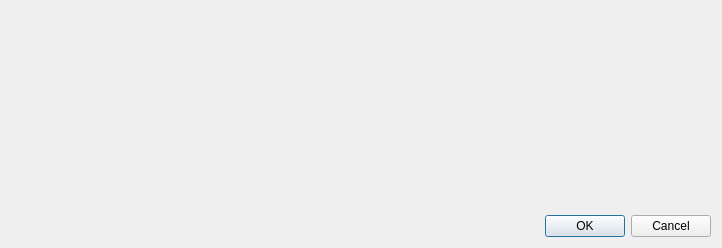
<?xml version="1.0" encoding="UTF-8"?>
<ui version="4.0">
 <class>Dialog</class>
 <widget class="QDialog" name="Dialog">
  <property name="geometry">
   <rect>
    <x>0</x>
    <y>0</y>
    <width>722</width>
    <height>248</height>
   </rect>
  </property>
  <property name="windowTitle">
   <string>Dialog</string>
  </property>
  <layout class="QGridLayout" name="gridLayout">
   <item row="2" column="0">
    <widget class="QDialogButtonBox" name="buttonBox">
     <property name="orientation">
      <enum>Qt::Horizontal</enum>
     </property>
     <property name="standardButtons">
      <set>QDialogButtonBox::Cancel|QDialogButtonBox::Ok</set>
     </property>
    </widget>
   </item>
   <item row="0" column="0">
    <layout class="QVBoxLayout" name="verticalLayout_2">
     <item>
      <widget class="QWidget" name="widget" native="true"/>
     </item>
    </layout>
   </item>
  </layout>
 </widget>
 <resources/>
 <connections>
  <connection>
   <sender>buttonBox</sender>
   <signal>accepted()</signal>
   <receiver>Dialog</receiver>
   <slot>accept()</slot>
   <hints>
    <hint type="sourcelabel">
     <x>248</x>
     <y>254</y>
    </hint>
    <hint type="destinationlabel">
     <x>157</x>
     <y>274</y>
    </hint>
   </hints>
  </connection>
  <connection>
   <sender>buttonBox</sender>
   <signal>rejected()</signal>
   <receiver>Dialog</receiver>
   <slot>reject()</slot>
   <hints>
    <hint type="sourcelabel">
     <x>316</x>
     <y>260</y>
    </hint>
    <hint type="destinationlabel">
     <x>286</x>
     <y>274</y>
    </hint>
   </hints>
  </connection>
 </connections>
</ui>
